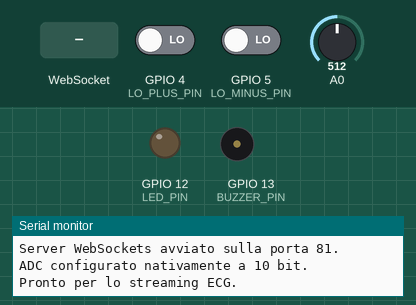
Simulated run of this sketch. Board: ESP8266 (Wemos D1 mini). Shown: output pins drawn as LEDs (lit = HIGH), buzzer (waves = sounding), the last lines printed to the serial monitor. The inputs (shaded band) are chosen by the test bench; at power-on: A0 = 512, GPIO 4 (LO_PLUS_PIN) LOW, GPIO 5 (LO_MINUS_PIN) LOW.

Above: at 1.2 s.
1.3 s: A0 set to 749
2.8 s: A0 set to 769
At 4.0 s:
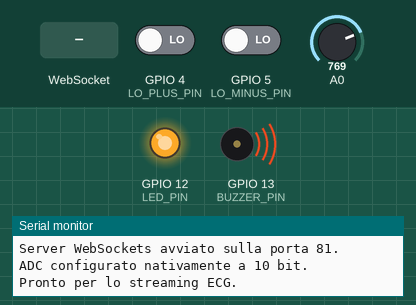
4.3 s: A0 set to 750
At 4.9 s:
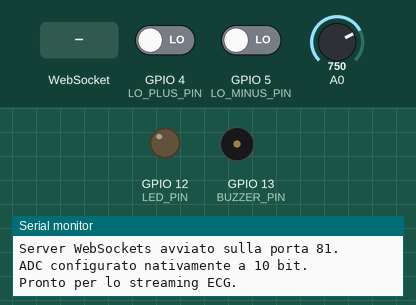
5.8 s: A0 set to 770
At 6.6 s:
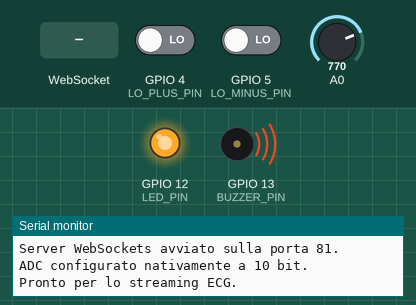
7.3 s: WebSocket text "1" received
8.8 s: A0 set to 716
At 10.3 s:
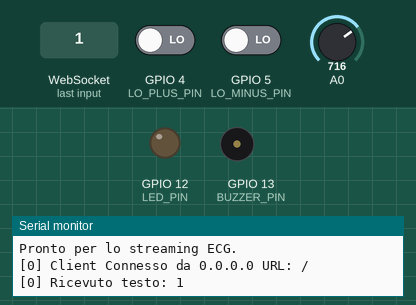
Timing chart, 0 to 11.3 s (numbered marks = the images above; inputs shaded):
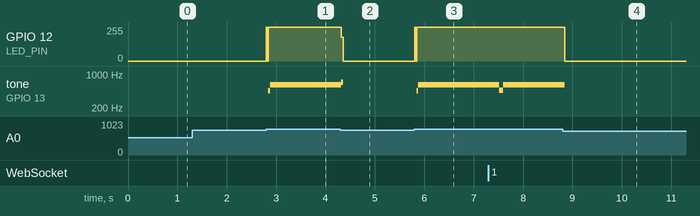

The sketch:

ECG_ESP8266.ino
```cpp
#include <ESP8266WiFi.h>
#include <ESP8266WebServer.h>
#include <WebSocketsServer.h> // Libreria WebSockets di Markus Sattler
#include <ArduinoJson.h>      // Libreria per la gestione di JSON (installala!)

// --- Configurazione Wi-Fi Access Point ---
const char *ssid = "ECG_Monitor";     // Nome della rete Wi-Fi che l'ESP creerà
const char *password = "password123"; // Password della rete (puoi lasciarla vuota: const char *password = ""; per nessuna password)

// --- Inizializzazione dei Server ---
ESP8266WebServer server(80);         // Server HTTP sulla porta 80
WebSocketsServer webSocket = WebSocketsServer(81); // Server WebSockets sulla porta 81

// --- Configurazione Pin Lead-Off Detection (AD8232) ---
// Collega LO+ del AD8232 a D2 (GPIO4) e LO- a D1 (GPIO5) sul tuo NodeMCU/Wemos.
// Verifica la tua board per i pin GPIO effettivi associati a D1, D2, ecc.
// L'AD8232 invia HIGH quando il lead è scollegato, LOW quando è connesso.
// Se il tuo modulo ha logica invertita, potresti dover invertire i 0/1 nel JS.
const int LO_PLUS_PIN = 4;  // Esempio: pin D2 (GPIO4) collegato a LO+ del AD8232
const int LO_MINUS_PIN = 5; // Esempio: pin D1 (GPIO5) collegato a LO- del AD8232

// Pin del LED aggiuntivo da utilizzare per segnalazioni di errori o stato di funzionamento (GPIO12)
const int LED_PIN = 12;

// Pin del BUZZER da utilizzare per allarmi (GPIO13)
const int BUZZER_PIN = 13;


// --- Pagina HTML da servire al Browser ---
// Contiene HTML, CSS e JavaScript per la visualizzazione e le funzionalità
const char* htmlPage = R"rawliteral(
<!DOCTYPE html>
<html>
<head>
  <title>ECG Monitor</title>
  <meta name="viewport" content="width=device-width, initial-scale=1">
  <style>
    body { font-family: Arial, sans-serif; text-align: center; margin-top: 50px; }
    canvas { border: 1px solid black; background-color: #f0f0f0; }
    h1, h2 { color: #333; }
    p { font-size: 1.2em; color: #555; }
    button {
      padding: 10px 20px;
      font-size: 1em;
      margin-top: 20px;
      cursor: pointer;
      background-color: #4CAF50;
      color: white;
      border: none;
      border-radius: 5px;
      margin: 5px; /* Spaziatura tra i bottoni */
    }
    button.clear-button {
      background-color: #f44336; /* Rosso per il reset */
    }
    button.clear-button:hover {
      background-color: #da190b;
    }
    button:hover {
      background-color: #45a049;
    }
    .indicator-container {
      margin-top: 20px;
      display: flex;
      justify-content: center;
      gap: 20px;
      align-items: center;
    }
    .indicator {
      width: 25px;
      height: 25px;
      border-radius: 50%;
      background-color: gray; /* Spento */
      border: 2px solid #333;
    }
    .indicator.active {
      background-color: red; /* Acceso */
    }
    .filter-controls {
      margin-top: 20px;
      background-color: #eee;
      padding: 15px;
      border-radius: 8px;
      display: inline-block;
    }
    .filter-controls label {
      margin-right: 10px;
      font-weight: bold;
    }
    .filter-controls input[type="number"] {
      width: 60px;
      padding: 5px;
      border-radius: 4px;
      border: 1px solid #ccc;
    }
  </style>
</head>
<body>
  <h1>ECG Live Stream</h1>

  <h2>Dettaglio Picco QRS (Media)</h2>
  <canvas id="ecgZoomCanvas" width="800" height="300"></canvas>

  <h2>Grafico Completo (30s)</h2>
  <canvas id="ecgCanvas" width="800" height="300"></canvas>

  <p>Valore Attuale ADC (Grezzo): <span id="currentRawValue">--</span></p>
  <p>Valore Attuale ADC (Filtrato): <span id="currentFilteredValue">--</span></p>

  <div class="indicator-container">
    <span>LO+</span><div id="loPlusIndicator" class="indicator"></div>
    <span>LO-</span><div id="loMinusIndicator" class="indicator"></div>
  </div>

  <div class="filter-controls">
      <label for="filterX">Filtro Mediana (X):</label>
      <input type="number" id="filterX" value="2" min="1">
      <label for="filterY">Filtro Media (Y):</label>
      <input type="number" id="filterY" value="1" min="1">
  </div>

  <button id="saveDataBtn">Salva Dati ECG (Ultimi 30s)</button>
  <button id="clearDataBtn" class="clear-button">Nuova Sessione</button>

  <script>
    var ws;
    // Grafico principale (30s)
    var canvas = document.getElementById('ecgCanvas');
    var ctx = canvas.getContext('2d');
    // Grafico di zoom (media)
    var zoomCanvas = document.getElementById('ecgZoomCanvas');
    var zoomCtx = zoomCanvas.getContext('2d');

    var dataBuffer = [];
    var filteredData = [];
    var peakBuffer = [];
    var peakLocations = [];

    // --- Configurazione Tempo e Campionamento ---
    var desiredDurationSeconds = 30;
    var samplesPerSecond = 100;
    var maxDataPoints = desiredDurationSeconds * samplesPerSecond;

    // --- Configurazione Grafico di Zoom (Media) ---
    var beatDurationMs = 700; // Durata stimata di un battito in ms
    var zoomMaxDataPoints = Math.ceil((beatDurationMs / 1000) * samplesPerSecond);
    var lastPeakTime = 0;
    const peakDetectionIntervalMs = 500;
    const beatsToAverage = 10; // Numero di battiti da mediare

    // --- Parametri di Visualizzazione del Grafico ---
    var scaleFactor = 0.2;
    var yOffset = canvas.height / 2;
    var zoomYOffset = zoomCanvas.height / 2;

    // --- Elementi Indicatori Lead-Off ---
    var loPlusIndicator = document.getElementById('loPlusIndicator');
    var loMinusIndicator = document.getElementById('loMinusIndicator');

    // --- Elementi Input Filtro ---
    var filterXInput = document.getElementById('filterX');
    var filterYInput = document.getElementById('filterY');
    var filterX = parseInt(filterXInput.value);
    var filterY = parseInt(filterYInput.value);

    filterXInput.addEventListener('change', function() {
        filterX = parseInt(this.value);
        if (filterX < 1) filterX = 1;
        this.value = filterX;
        clearECGData();
    });
    filterYInput.addEventListener('change', function() {
        filterY = parseInt(this.value);
        if (filterY < 1) filterY = 1;
        this.value = filterY;
        clearECGData();
    });

    function connectWebSocket() {
      ws = new WebSocket('ws://' + location.hostname + ':81/');
      ws.onopen = function() {
        console.log('WebSocket Connesso!');
      };

      ws.onmessage = function(event) {
        try {
          var dataPacket = JSON.parse(event.data);
          var rawValue = dataPacket.ecg;
          var loPlus = dataPacket.lo_plus;
          var loMinus = dataPacket.lo_minus;

          if (!isNaN(rawValue)) {
            document.getElementById('currentRawValue').innerText = rawValue;

            if (loPlus === 1) {
              loPlusIndicator.classList.add('active');
            } else {
              loPlusIndicator.classList.remove('active');
            }
            if (loMinus === 1) {
              loMinusIndicator.classList.add('active');
            } else {
              loMinusIndicator.classList.remove('active');
            }

            dataBuffer.push(rawValue);
            if (dataBuffer.length > maxDataPoints) {
              dataBuffer.shift();
            }

            let filteredVal = filterData(dataBuffer, filterX, filterY);
            if (filteredVal !== null) {
              document.getElementById('currentFilteredValue').innerText = filteredVal.toFixed(0);

              filteredData.push(filteredVal);
              if (filteredData.length > maxDataPoints) {
                filteredData.shift();
              }

              detectAndAveragePeaks(filteredVal);
              drawGraph(filteredData);
              drawZoomGraph(peakBuffer);
            }
          }
        } catch (e) {
          console.error("Errore nel parsing JSON o dati non validi:", e, event.data);
        }
      };

      ws.onclose = function() {
        console.log('WebSocket Disconnesso, tento di riconnettermi...');
        setTimeout(connectWebSocket, 3000);
      };

      ws.onerror = function(error) {
        console.error('Errore WebSocket:', error);
      };
    }

    function detectAndAveragePeaks(currentValue) {
      const threshold = 700;
      const now = Date.now();

      if (filteredData.length > 2) {
        const last = filteredData[filteredData.length - 1];
        const secondLast = filteredData[filteredData.length - 2];

        // Rileva un picco se il valore attuale è sopra la soglia e sta diminuendo (massimo locale)
        // e se è passato abbastanza tempo dall'ultimo picco rilevato
        if (last > threshold && last > secondLast && now - lastPeakTime > peakDetectionIntervalMs) {
          peakLocations.push(filteredData.length - 1);
          lastPeakTime = now;

          // Mantiene il buffer dei picchi con gli ultimi 11 picchi (per avere almeno 10 da mediare)
          if (peakLocations.length > beatsToAverage + 1) {
            peakLocations.shift();
          }

          if (peakLocations.length >= beatsToAverage) {
            calculateAverageBeat();
          }
        }
      }
    }

    function calculateAverageBeat() {
        if (peakLocations.length < beatsToAverage) {
            return;
        }

        let totalBeats = new Array(zoomMaxDataPoints).fill(0);
        const halfBeatSamples = Math.floor(zoomMaxDataPoints / 2);
        let validBeatsCount = 0;

        for (let i = 0; i < beatsToAverage; i++) {
            const peakIndex = peakLocations[peakLocations.length - 1 - i];
            const startIndex = peakIndex - halfBeatSamples;
            const endIndex = startIndex + zoomMaxDataPoints;

            if (startIndex >= 0 && endIndex < filteredData.length) {
                const currentBeat = filteredData.slice(startIndex, endIndex);
                for (let j = 0; j < zoomMaxDataPoints; j++) {
                    totalBeats[j] += currentBeat[j];
                }
                validBeatsCount++;
            }
        }

        if (validBeatsCount > 0) {
            peakBuffer = totalBeats.map(val => val / validBeatsCount);
        }
    }

    function filterData(buffer, x, y) {
      if (buffer.length < x) {
          return null;
      }
      let medianWindow = [];
      for(let i = 0; i < x; i++) {
          medianWindow.push(buffer[buffer.length - x + i]);
      }
      medianWindow.sort((a, b) => a - b);

      let currentMedian;
      if (medianWindow.length % 2 === 0) {
          currentMedian = (medianWindow[medianWindow.length / 2 - 1] + medianWindow[medianWindow.length / 2]) / 2;
      } else {
          currentMedian = medianWindow[Math.floor(medianWindow.length / 2)];
      }

      if (filteredData.length < y -1) {
           return currentMedian;
      }

      let sumFiltered = currentMedian;
      for (let i = 0; i < y - 1; i++) {
          if (filteredData.length - 1 - i >= 0) {
              sumFiltered += filteredData[filteredData.length - 1 - i];
          } else {
              sumFiltered += currentMedian;
          }
      }

      return sumFiltered / y;
    }

    function drawGraph(dataToDraw) {
      ctx.clearRect(0, 0, canvas.width, canvas.height);

      ctx.strokeStyle = '#cccccc';
      ctx.lineWidth = 1;
      ctx.beginPath();
      ctx.moveTo(0, yOffset);
      ctx.lineTo(canvas.width, yOffset);
      ctx.stroke();

      ctx.beginPath();
      ctx.strokeStyle = 'blue';
      ctx.lineWidth = 2;

      var xIncrement = canvas.width / maxDataPoints;

      for (var i = 0; i < dataToDraw.length; i++) {
        var x = i * xIncrement;
        var y = yOffset - (dataToDraw[i] - 512) * scaleFactor;

        if (i === 0) {
          ctx.moveTo(x, y);
        } else {
          ctx.lineTo(x, y);
        }
      }
      ctx.stroke();
    }

    function drawZoomGraph(dataToDraw) {
      zoomCtx.clearRect(0, 0, zoomCanvas.width, zoomCanvas.height);

      zoomCtx.strokeStyle = '#cccccc';
      zoomCtx.lineWidth = 1;
      zoomCtx.beginPath();
      zoomCtx.moveTo(0, zoomYOffset);
      zoomCtx.lineTo(zoomCanvas.width, zoomYOffset);
      zoomCtx.stroke();

      zoomCtx.beginPath();
      zoomCtx.strokeStyle = 'red';
      zoomCtx.lineWidth = 2;

      var xIncrement = zoomCanvas.width / zoomMaxDataPoints;

      for (var i = 0; i < dataToDraw.length; i++) {
        var x = i * xIncrement;
        var y = zoomYOffset - (dataToDraw[i] - 512) * scaleFactor;

        if (i === 0) {
          zoomCtx.moveTo(x, y);
        } else {
          zoomCtx.lineTo(x, y);
        }
      }
      zoomCtx.stroke();
    }

    function saveECGData() {
      if (filteredData.length === 0) {
        alert("Nessun dato da salvare!");
        return;
      }

      const sampleIntervalMs = 1000 / samplesPerSecond;

      let csvContent = "Time_ms,ECG_Value\n";

      for (let i = 0; i < filteredData.length; i++) {
        const timeMs = i * sampleIntervalMs;
        csvContent += `${timeMs},${filteredData[i].toFixed(0)}\n`;
      }

      const blob = new Blob([csvContent], { type: 'text/csv;charset=utf-8;' });
      const url = URL.createObjectURL(blob);
      const a = document.createElement('a');
      a.href = url;

      const now = new Date();
      const filename = `ECG_data_with_time_${now.getFullYear()}-${(now.getMonth()+1).toString().padStart(2, '0')}-${now.getDate().toString().padStart(2, '0')}_${now.getHours().toString().padStart(2, '0')}-${now.getMinutes().toString().padStart(2, '0')}-${now.getSeconds().toString().padStart(2, '0')}.csv`;
      a.download = filename;

      document.body.appendChild(a);
      a.click();
      document.body.removeChild(a);

      URL.revokeObjectURL(url);
    }

    function clearECGData() {
      dataBuffer = [];
      filteredData = [];
      peakBuffer = [];
      peakLocations = [];
      ctx.clearRect(0, 0, canvas.width, canvas.height);
      zoomCtx.clearRect(0, 0, zoomCanvas.width, zoomCanvas.height);
      drawGraph([]);
      drawZoomGraph([]);
      document.getElementById('currentRawValue').innerText = '--';
      document.getElementById('currentFilteredValue').innerText = '--';

      loPlusIndicator.classList.remove('active');
      loMinusIndicator.classList.remove('active');
      lastPeakTime = 0;

      console.log('Dati ECG cancellati. Nuova sessione avviata.');
    }

    window.onload = function() {
      connectWebSocket();
      document.getElementById('saveDataBtn').addEventListener('click', saveECGData);
      document.getElementById('clearDataBtn').addEventListener('click', clearECGData);
    };
  </script>
</body>
</html>
)rawliteral";

// --- Gestore Eventi WebSockets ---
void webSocketEvent(uint8_t num, WStype_t type, uint8_t * payload, size_t length) {
  switch(type) {
    case WStype_DISCONNECTED:
      Serial.printf("[%u] Client Disconnesso!\n", num);
      break;
    case WStype_CONNECTED: {
      IPAddress ip = webSocket.remoteIP(num);
      Serial.printf("[%u] Client Connesso da %d.%d.%d.%d URL: %s\n", num, ip[0], ip[1], ip[2], ip[3], payload);
      webSocket.sendTXT(num, "Benvenuto al monitor ECG!"); // Invia un messaggio di benvenuto al nuovo client
    }
    break;
    case WStype_TEXT:
      Serial.printf("[%u] Ricevuto testo: %s\n", num, payload);
      // Puoi aggiungere logica qui se il browser invia comandi all'ESP
      break;
    case WStype_BIN:
    case WStype_PING:
    case WStype_PONG:
    case WStype_ERROR:
      // Ignora questi tipi di messaggi per questo progetto
      break;
  }
}

// --- Funzione di Setup (Eseguita una sola volta all'avvio dell'ESP) ---
void setup() {
  Serial.begin(115200); // Inizializza la comunicazione seriale per il debug
  Serial.println("\n");
  Serial.println("Avvio ECG Monitor...");

  // Configura i pin per la Lead-Off Detection come input
  // L'AD8232 tipicamente ha uscite Lead-Off che sono HIGH (pull-up interno)
  // quando l'elettrodo è scollegato, e LOW quando è collegato.
  // Quindi, INPUT sarà sufficiente. Se hai problemi, prova INPUT_PULLUP.
  pinMode(LO_PLUS_PIN, INPUT);
  pinMode(LO_MINUS_PIN, INPUT);

  //Configurazione dei pin del LED e del BUZZER
  pinMode(LED_PIN, OUTPUT);
  pinMode(BUZZER_PIN, OUTPUT);
  //Impostazione del valore di default: il LED è attivo alto mentre il BUZZER è attivo basso
  digitalWrite(LED_PIN, LOW);
  digitalWrite(BUZZER_PIN, HIGH);


  // Configura l'ESP come Access Point Wi-Fi
  WiFi.softAP(ssid, password);
  Serial.print("Access Point \"");
  Serial.print(ssid);
  Serial.println("\" creato.");
  Serial.print("Indirizzo IP per la connessione: ");
  Serial.println(WiFi.softAPIP()); // Stampa l'IP dell'ESP (solitamente 192.168.4.1)

  // Configura il server HTTP per servire la pagina web
  server.on("/", HTTP_GET, []() {
    server.send(200, "text/html", htmlPage); // Invia la pagina HTML al browser
  });
  server.begin();
  Serial.println("Server HTTP avviato sulla porta 80.");

  // Avvia il server WebSockets e registra la funzione di callback per gli eventi
  webSocket.begin();
  webSocket.onEvent(webSocketEvent);
  Serial.println("Server WebSockets avviato sulla porta 81.");

  // Inizializza il pin analogico A0
  // La risoluzione ADC è nativamente a 10 bit sull'ESP8266, quindi analogRead() fornirà valori 0-1023.
  Serial.println("ADC configurato nativamente a 10 bit.");
  Serial.println("Pronto per lo streaming ECG.");
}

int ecgValue;

// --- Funzione Loop (Eseguita continuamente dopo il setup) ---
void loop() {
  // Gestisce le richieste del server HTTP (per servire la pagina web)
  server.handleClient();
  // Gestisce gli eventi del server WebSockets (nuove connessioni, messaggi, ecc.)
  webSocket.loop();


  // Legge lo stato dei pin di Lead-Off Detection
  // L'AD8232 tipicamente invia HIGH (1) quando il lead è scollegato (problema),
  // e LOW (0) quando è collegato (OK).
  int loPlusStatus = digitalRead(LO_PLUS_PIN);
  int loMinusStatus = digitalRead(LO_MINUS_PIN);
int temp_ECG[9];
digitalWrite(LED_PIN, LOW);
  int c1;
  int c2;
  int c3;
  for(c1=0;c1<5;c1++) temp_ECG[c1] = 0;
  for(c1=0;c1<5;c1++)
  {
    ecgValue = analogRead(A0);
    digitalWrite(BUZZER_PIN, HIGH);
    if(ecgValue>760){
      digitalWrite(BUZZER_PIN, LOW);
      digitalWrite(LED_PIN, HIGH);
    }
    for(c2=0;c2<5-1;c2++)
    {
      if(ecgValue>temp_ECG[c2])
      {
        for(c3=c2;c3<5-1;c3++)
        {
          temp_ECG[c3+1]=temp_ECG[c3];
        }
        temp_ECG[c2] = ecgValue;
        c2=1000;
      }
    }
  }
  ecgValue = temp_ECG[3];

delay(8);

  // Prepara un oggetto JSON con i dati ECG e gli stati di Lead-Off
  StaticJsonDocument<64> doc; // Dimensione adatta per un piccolo JSON (64 byte sono abbondanti)
  doc["ecg"] = (ecgValue-512)*2;
  doc["lo_plus"] = loPlusStatus;
  doc["lo_minus"] = loMinusStatus;

  // Serializza l'oggetto JSON in una stringa
  String jsonString;
  serializeJson(doc, jsonString);

  // Invia la stringa JSON a tutti i client WebSockets connessi
  webSocket.broadcastTXT(jsonString.c_str());


  // Legge il valore analogico dal pin A0 (uscita dell'AD8232)
  //int ecgValue = (analogRead(A0) + analogRead(A0))/2;
  /*int temp_ECG[9];


  digitalWrite(LED_PIN, LOW);
  int c1;
  int c2;
  int c3;
  for(c1=0;c1<9;c1++) temp_ECG[c1] = 0;
  for(c1=0;c1<9;c1++)
  {
    ecgValue = analogRead(A0);
    digitalWrite(BUZZER_PIN, HIGH);
    delay(1);
    if(ecgValue>760){
      digitalWrite(BUZZER_PIN, LOW);
      digitalWrite(LED_PIN, HIGH);
    }
    for(c2=0;c2<9-1;c2++)
    {
      if(ecgValue>temp_ECG[c2])
      {
        for(c3=c2;c3<9-1;c3++)
        {
          temp_ECG[c3+1]=temp_ECG[c3];
        }
        temp_ECG[c2] = ecgValue;
        c2=1000;
      }
    }
  }
  ecgValue = temp_ECG[5];
 */


 //Serial.println(ecgValue);
 delay(1);
}
```

Measured:
- the behaviour switches between 760 and 761 on A0 (found by bisection; images 0 and 1)
- after the input at 1.3 s, every drawn part: stays the same
- after the input at 2.8 s, GPIO 12 (LED_PIN): 0/255 → 252/255 at once; tone on GPIO 13 (BUZZER_PIN): silent → 450 Hz at once, → 606 Hz 0.04 s later
- after the input at 4.3 s, GPIO 12 (LED_PIN): 252/255 → 0/255 at once
- after the input at 5.8 s, GPIO 12 (LED_PIN): 0/255 → 252/255 at once; tone on GPIO 13 (BUZZER_PIN): silent → 450 Hz at once, → 606 Hz 0.04 s later
- after the input at 8.8 s, GPIO 12 (LED_PIN): 252/255 → 0/255 at once
